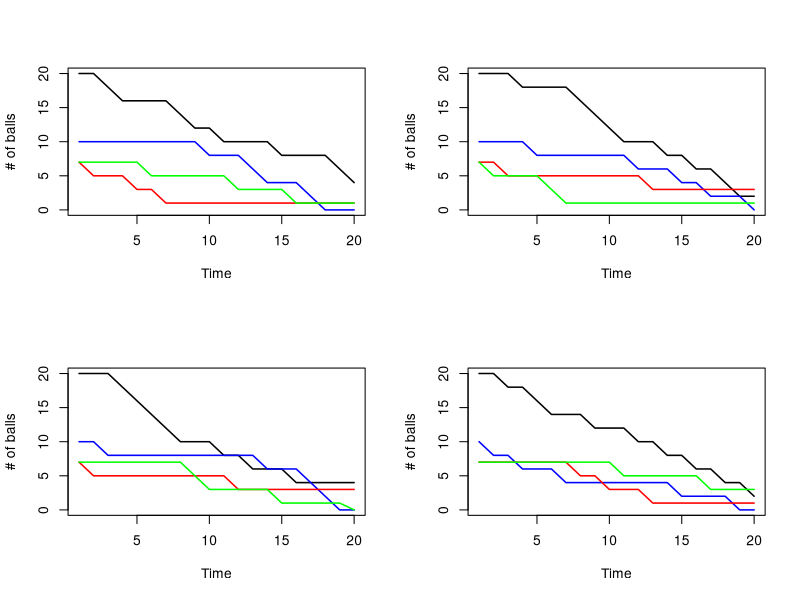

Reproduce this figure in R.
#' ---
#' title: "ASSIGNMENT 1"
#' author: "Vivek Chauhan"
#' date: "Feb 3rd, 2022"
#' ---


suppressWarnings({
##Assignment 1

#Question 1
#Probability calculation:COVID
# a. P(getting COVID) = P(C) = (People who got COVID) / (World Population)
# 332,210,522/7,794,795,127 = 0.0426
# b. P(dying from COVID) = P(died from COVID) = (people died from COVID) / (Total population)
# 5,494,965/7,794,795,127 = 0.00070
# c. P(dying conditional one has covid) = P(dying_from_COVID) / P(getting COVID)
# 0.00070/0.042 = 0.016  
#  
# d. Fatality rate = the number of deaths from the COVID divided by the number of confirmed cases.
# ifr [Infection fatality Rate  (for male 21 years of age)]  = 0.0001
# P(dying conditional one has covid and is male of 21 years age) = 0.0001
#   P(A|B,C)=P(A∩B∩C)P(B∩C)
# P(dying|covid,man 21 yrs of age)=P(dying ∩ covid ∩man 21 yrs of  age)/P(covid ∩ man 21 yrs of age)
   
#t_c = people who got covid 
t_c <- 332210522

#typeof(t_c)
#w_p = total world population
w_p <-  7794795127
#t_d = people who died from covid
t_d <- 5494965

# a) p_c = probability of getting covid 
p_c <- t_c / w_p
print(paste("probabability of getting covid : ",p_c))

# b) p_dc = probability of dying from covid
p_dc <- t_d / w_p
print(paste("probabability of dying from covid : ",p_dc))

# c) p_d_c = probability of dying conditional that one has covid
p_d_c <- p_dc / p_c
print(paste("probabability of dying conditional that one has covid : ",p_d_c))

# d) p_d_c_m21 = probabibility of dying conditional that one has covid and is male of 21yrs age
ifr <- 0.01* 10^(-2)

#p_d_c_m21 <- ifr
print(paste("probabability of dying conditional that one has covid and is male of 21yrs: ",ifr))

#############################################################################

##Question 2
#Simple urn simulation with R

#2 black, 3 white and 3 Red balls
simple_urn <- c(rep(1,2), rep(2, 3), rep(3,3))
#n_trails <- 10
n_trails <- 10^4

#matrices without sampling for with and without replacement
w_replacemnent <- matrix(NA, nrow = n_trails, ncol = length(simple_urn)) 
wo_replacemnent <- matrix(NA, nrow = n_trails, ncol = length(simple_urn)) 

#head(w_replacemnent)
#head(wo_replacemnent)

#sampling to replace NA with values in matrix
for (i in 1:n_trails){
  w_replacemnent[i,] <- sample(simple_urn, length(simple_urn), replace =TRUE)
  wo_replacemnent[i,] <- sample(simple_urn, length(simple_urn), replace =FALSE)
}

# we are concerned about the first and last element of 
#one row at a time of sampled matrix
black_white <- function(x){
  succces <-c()
  # creating a NULL vector
  target_seq <- 1:3
 
  #sequence is arranged such that 1,2,3 and represents color as listed below:
  #Black:1
  #White:2
  #Red:3 
  # if first ball is black and last ball is white , then it is a success
  # we are not considering the sequence between first and last ball draw
  if(x[1]==target_seq[1] && x[8]==target_seq[2]){
    success <- 1
  }
  else{
    success <- 0
  }
  return(success)
}

#black_white(c(2,1,2,1,4,1,2,2))
# applying custom function on sampled matrix in a row wise fashion
w_replacement_result <- apply(w_replacemnent, 1, function(x) black_white(x))
wo_replacement_result <- apply(wo_replacemnent, 1, function(x) black_white(x))
probability_w_replacement <- (length(w_replacement_result) - sum(w_replacement_result == 0))/
  length(w_replacement_result)
probability_wo_replacement <- (length(wo_replacement_result) - sum(wo_replacement_result == 0))/
  length(wo_replacement_result)

print(paste("Probability of getting first black and last white with replacement is",probability_w_replacement))
print(paste("Probability of getting first black and last white without replacement is",probability_wo_replacement))

#####################################################################

#Question 3
#Generalized urn simulation with R

polya_run <- function(int_n, lambda, n_trial){
 
  #creating NA matrix
 polya_result <- matrix(NA, nrow = n_trial, ncol = length(int_n))
 #replacing values one row at a time
 polya_result[1,] <- int_n
 
 for(i in 2:n_trial){
 
  #cummulative propbabilities 
 interval <- cumsum(polya_result[i-1,])/sum(polya_result[i-1,])
 
 #picking 1 random value to comapare against
 draw <- runif(1)
 
 #assigning based on comaparison with draw value
 bin_asisgn <- c(interval > draw)*1
 
 bin_select <- c()
 #creating NULL vector
 for(j in 1:length(bin_asisgn)){
   
 if(bin_asisgn[j] == 1){
  bin_select <- j
  #quit the loop
  break
 } 
 }
 
 polya_result[i,] <- polya_result[i-1,]
 if(polya_result[i, bin_select] + lambda <= 0){
   #when there is only one ball of particular color left to draw , 
   #we can at max draw one ball and that will make balls of that color 0 in urn
   polya_result[i, bin_select] = 0
 }
 else{
 polya_result[i, bin_select] <- polya_result[i, bin_select] + lambda
 }
 }
 return(polya_result)
}


#set.seed(10)
polya_result_1 <- polya_run(int_n = c(20,10,7,7), lambda = -2, n_trial = 20)
#head(polya_result_1)

# To compare with 3 different seed values
set.seed(20)
polya_result_2 <- polya_run(int_n = c(20,10,7,7), lambda = -2, n_trial = 20)
#head(polya_result_2)
#set.seed(30)
polya_result_3 <- polya_run(int_n = c(20,10,7,7), lambda = -2, n_trial = 20)
#head(polya_result_3)
#set.seed(40)
polya_result_4 <- polya_run(int_n = c(20,10,7,7), lambda = -2, n_trial = 20)
#head(polya_result_4)

polya_result_list <- list(polya_result_1, polya_result_2, polya_result_3, 
polya_result_4)

#to plot in a 2,2 grid
#visulizing balls being drawn 
par(mfrow = c(2, 2)) 
color_list <- c("black","blue","red","green")

for(k in 1:length(polya_result_list)){
  
 y_min <- min(polya_result_list[[k]])
 y_max <- max(polya_result_list[[k]])
 plot(k, type = "n", ylim = c(y_min, y_max),  xlim = c(1, 20), xlab ="Time", ylab = "# of balls")   
 
 for(i in 1:4){

 lines(1:20, polya_result_list[[k]][,i],col = color_list[i], lwd=1.5)
 
 }
}


######################################################################

#Question 4
#MLE for normal distribution#

#setting seed as given in assignment
set.seed(200)
#mean=0
#sd=2
mynorm <- rnorm(50, mean = 0 , sd = 2)
#mynorm

# Negative log likelihood function maximizes the value for Normal distribution, hence negative is used
# Log likelihood is used as it educes the expensive multiplactions
log_likelihood <- function(params){
  
  log_ll <- -sum(dnorm(mynorm, params[1],params[2], log=TRUE))
  return(log_ll)
}
#starting with random paramters
#params is a vector with first parameter as mean and second parameter as sd
params <- c(1000,1000)

# using nlm function to optimize
mle_norm <- nlm(log_likelihood, params)
#mle_norm
#we are concerned with only mean and sd values only  
mean <- mle_norm$estimate[1]
print(paste("Estimated mean using mle for 50 random normal numbers is : ",mean))
sd<-mle_norm$estimate[2]
print(paste("Estimated sd using mle for 50 random normal numbers is : ",sd))

#mean and variance calculated using nlm function are close to initial parameters passed to distibution 

#library(MASS)
#fitdistr(x, "log-normal")

# to compare with 500 random generated values
mynorm_5000 <- rnorm(5*10^3, mean = 0 , sd = 2)
#mynorm_5000
log_likelihood <- function(params){
  
  log_ll <- -sum(dnorm(mynorm_5000, params[1],params[2], log=TRUE))
  return(log_ll)
}

params <- c(1000,1000)
mle_norm_5000 <- nlm(log_likelihood, params)
#mle_norm_5000
mean_5000 <- mle_norm_5000$estimate[1]
print(paste("Estimated mean using mle for 5000 random normal numbers is : ",mean_5000))
sd_5000<-mle_norm_5000$estimate[2]
print(paste("Estimated sd using mle for 5000 random normal numbers is : ",sd_5000))

## The vale of mean and variance with 5000 random values is much closer to original parameters

######################################################################

#Bonus Question 1
#P(probability of Sally Clark being innocent) = 
#H: Hypothesis : both children died of SIDS : Sally is innocent
#A: Alternate Hypothesis : children died of any other reasons, i.e. : mother killed them : Sally is guilty
#D: Data : both children died
#We need to find: probability of both children dying of SIDS given that both children died
#P(H|D) = ( P(D|H) * P(H) )/ ( P(D|H) *P(H) + P(D|A) *P(A) ) 
#P(H) = 1/ 73* 10^6 [1 in 73 million]
#P(A) = 1- P(H) 
#P(D|A) = P(D intersection A) / P (A) = 1/ 200 *10^6 [ 1 in 200 million]
#P(D|H) = 1 [becuae both child died]

#p_h = probability of both children dying of SIDS
#p_a = probability of both children not dying from SIDS
#p_d_h = probability of both children dying conditional both children dies of SIDS
#p_d_a = probability of both children dying conditional they did not died of SIDS
#p_h_d = probability of sally being innocent

p_h <- 1/ (73 *10^6)
p_a <- 1-p_h
p_d_h <- 1
p_d_a <- 1/ (200* 10^6)
p_h_d <- p_h /(p_h + (p_d_a*(1-p_h)))
print(paste("probability that sally is innocent is : ",p_h_d))


###########################################################################

##Bonus Question 2
#Cross-validation for Normal and Gamma distribution

library(fitdistrplus)
library(MASS)

set.seed(200)

##Normal distribution
rn_data <- rnorm(10^2, mean=10, sd=2) 
##Gamma distribution with r=2 and lambda=0.5
#rn_dgamma <- rgamma(n=10^2,shape = 2,scale = 0.5)
rn_dgamma <- rgamma(n=10^2,shape = 2,rate = 0.5)

#creating a function for cross validation using n_folds for given data and distribution
CV_fun <- function(n_fold, n_rep, uni_data, distribution){
  
  #NULL vectors for test data 
  test_list <- list()
  test_list_all <- list()
  for(k in 1:n_rep){ 
    
    #sampling to shuffle the data and remove any data that might be grouped together by index
    uni_data_s <- sample(uni_data)
    # Split in n_fold subsets
    folds <- cut(seq(1, length(uni_data_s)), breaks = n_fold, labels=FALSE)
    
    for(i in 1:n_fold){ 
      #since it is a K fold cross validation, we will iterte over every fold
      testID <- which(folds==i,arr.ind=TRUE) 
      #we take out data in test and train based on indices that we assign after sampling
      testD <- uni_data_s[testID]
      #test data contains data that contains the ith fold
      trainD <- uni_data_s[-testID]
      #all data that is not contained in test goes in train 
      
      #based on the distributiojn receive for CV_fun from user
      if (distribution == "Normal") { 
        trained <- fitdist(trainD, "norm", method="mle")
        #usnig MLE method to fit train data normally 
        test_result <- sum(dnorm(testD, trained$estimate[1],trained$estimate[2], log = T)) 
        #taking sum of the logs of normal density using mean and variance values of trained dataset to test
      }else if (distribution == "Gamma"){
        trained <- fitdist(trainD, "gamma", method="mle")
        test_result <- sum(dgamma(testD, shape = trained$estimate[1], rate = trained$estimate[2], log = T)) 
      }else{
        #in case distributionother than normal and gamma are passed from function
        print(paste("Unrecognized distribution requested", distribution, sep=" "))
        #we exit the function
        quit(status=1)
      }
      test_list[[i]] <- test_result
    }
    test_list_all[[k]] <- sum(unlist(test_list)) # the sum of all n-fold likelihood
  }
  return(test_list_all)
}

#using random normal data for Normal and Gamma distributions
CV_norm <- CV_fun(n_fold = 10, n_rep = 10, uni_data = rn_data, distribution ="Normal")
CV_gamma <- CV_fun(n_fold = 10, n_rep = 10, uni_data = rn_data, distribution ="Gamma")

norm_u <- unlist(CV_norm)
gamma_u <- unlist(CV_gamma)
print(paste("Mean of Normal distribution for normally distributed data: ",mean(norm_u)))
print(paste("Mean of Gamma distribution for normally distributed data: ",mean(gamma_u)))
print(paste("Predictive power of Gamma distribution performs slightly better for normally distributed data."))

#using random gamma data for Normal and Gamma distributions
CV_norm <- CV_fun(n_fold = 10, n_rep = 10, uni_data = rn_dgamma, distribution ="Normal")
CV_gamma <- CV_fun(n_fold = 10, n_rep = 10, uni_data = rn_dgamma, distribution ="Gamma")
norm_u <- unlist(CV_norm)
gamma_u <- unlist(CV_gamma)
print(paste("Mean of Normal distribution for gamma distributed data: ",mean(norm_u)))
print(paste("Mean of Gamma distribution for gamma distributed data: ",mean(gamma_u)))
print(paste("Predictive power of Gamma distribution performs better for gamma distributed data."))


})
